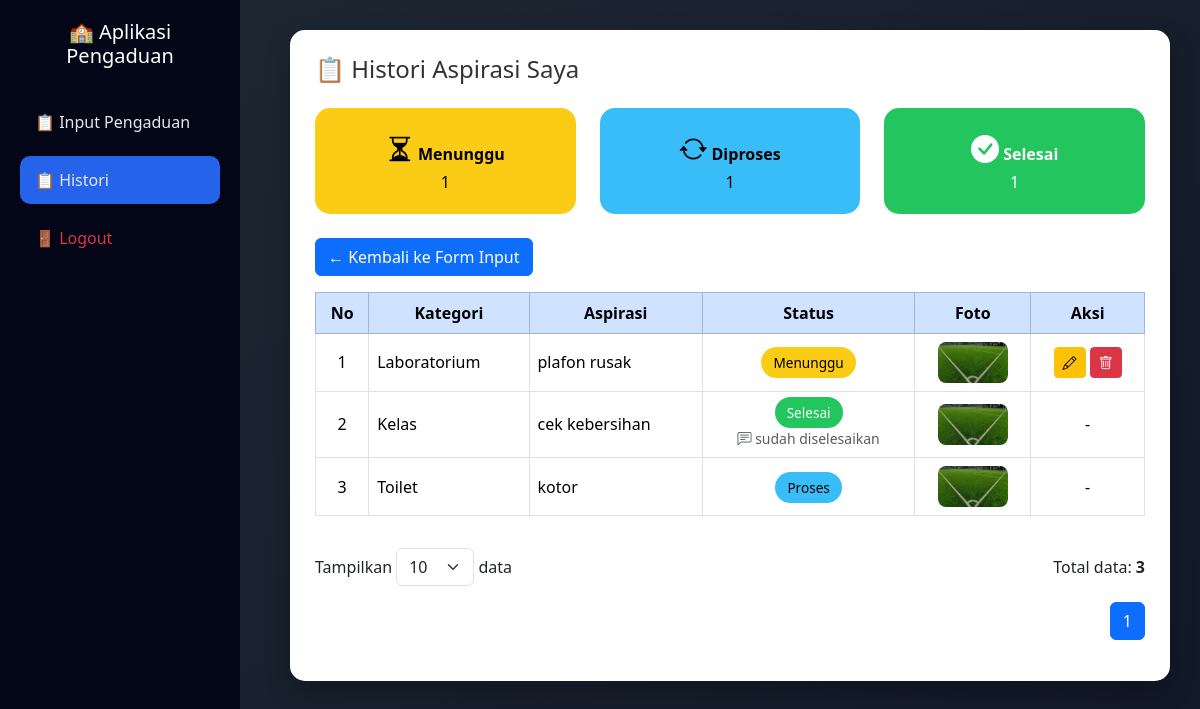
The app's page /histori.php (signed in), older data.
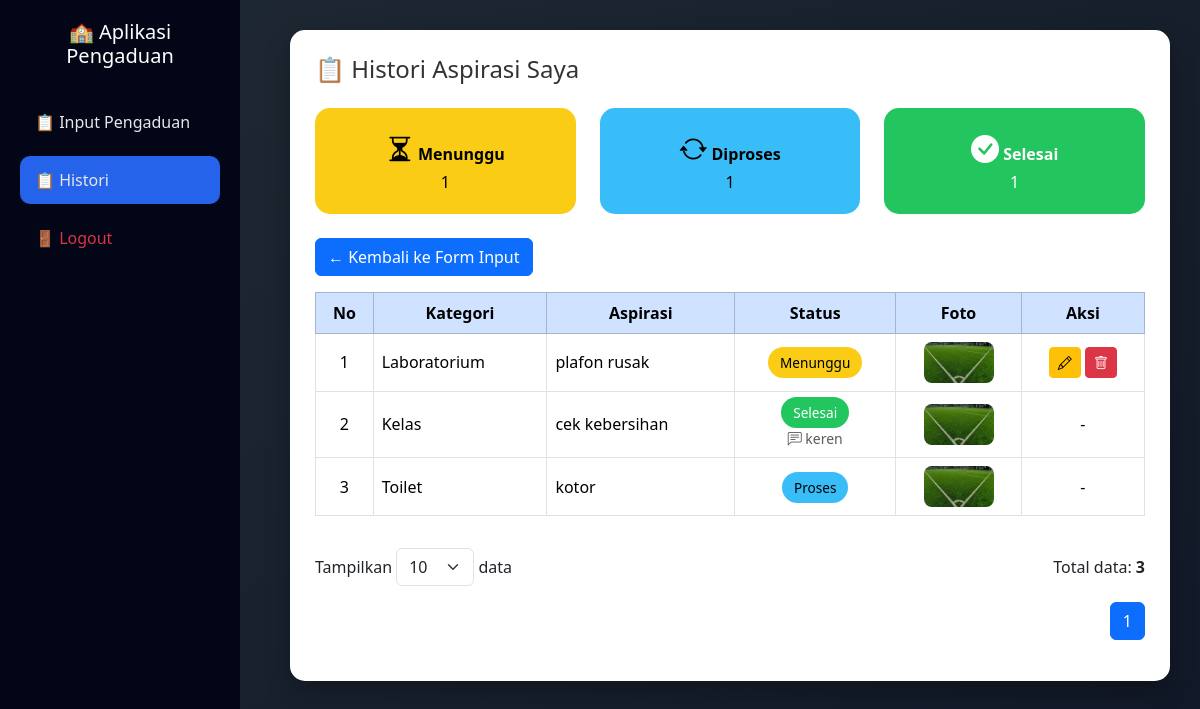
The same page, newer data.
### tables this page shows
CREATE TABLE `input_aspirasi` (
  `id_pelaporan` int NOT NULL,
  `nis` int DEFAULT NULL,
  `tgl_pengaduan` date DEFAULT NULL,
  `id_kategori` int DEFAULT NULL,
  `lokasi` varchar(50) DEFAULT NULL,
  `ket` varchar(100) DEFAULT NULL,
  `foto` varchar(100) DEFAULT NULL,
  `status` enum('Menunggu','Proses','Selesai') DEFAULT 'Menunggu',
  `feedback` text
);

CREATE TABLE `kategori` (
  `id_kategori` int NOT NULL,
  `ket_kategori` varchar(30) DEFAULT NULL
);

### histori.php (the view, shortened to what this page needs)
<?php
include 'config/koneksi.php';
$nis = $_SESSION['nis'];
$limit = isset($_GET['limit']) ? (int)$_GET['limit'] : 10;
$page  = isset($_GET['page']) ? (int)$_GET['page'] : 1;
$page  = ($page < 1) ? 1 : $page;
$offset = ($page - 1) * $limit;
$qTotal = mysqli_query($conn, "
    SELECT COUNT(*) AS total
    FROM input_aspirasi
    WHERE nis = '$nis'
");
$totalData = mysqli_fetch_assoc($qTotal)['total'];
$totalPage = ceil($totalData / $limit);
$query = mysqli_query($conn, "
    SELECT p.*, k.ket_kategori
    FROM input_aspirasi p
    JOIN kategori k ON p.id_kategori = k.id_kategori
    WHERE p.nis = '$nis'
    ORDER BY p.id_pelaporan DESC
    LIMIT $limit OFFSET $offset
");
$qStatus = mysqli_query($conn, "
    SELECT status, COUNT(*) AS total
    FROM input_aspirasi
    WHERE nis = '$nis'
    GROUP BY status
");
$menunggu = $proses = $selesai = 0;
while ($s = mysqli_fetch_assoc($qStatus)) {
    if ($s['status'] == 'Menunggu') $menunggu = $s['total'];
    if ($s['status'] == 'Proses')   $proses   = $s['total'];
    if ($s['status'] == 'Selesai')  $selesai  = $s['total'];
}
?>
<!doctype html>
<html lang="id">
<head>
<link href="https://cdn.jsdelivr.net/npm/bootstrap@5.3.2/dist/css/bootstrap.min.css" rel="stylesheet">
<link href="https://cdn.jsdelivr.net/npm/bootstrap-icons/font/bootstrap-icons.css" rel="stylesheet">
</head>
<body>
<div class="sidebar">
    <h5>🏫 Aplikasi Pengaduan</h5>
    <a href="input_pengaduan.php">📋 Input Pengaduan</a>
    <a href="histori.php" class="active">📋 Histori</a>
    <a href="logout.php" class="text-danger">🚪 Logout</a>
</div>
<div class="content">
<div class="card-custom">
<h4 class="mb-4">📋 Histori Aspirasi Saya</h4>
<div class="row mb-4 text-center">
    <div class="col-md-4">
        <div class="status-box status-menunggu">
            <i class="bi bi-hourglass-split fs-3"></i>
            <strong>Menunggu</strong>
            <div><?= $menunggu ?></div>
        </div>
    </div>
    <div class="col-md-4">
        <div class="status-box status-proses">
            <i class="bi bi-arrow-repeat fs-3"></i>
            <strong>Diproses</strong>
            <div><?= $proses ?></div>
        </div>
    </div>
    <div class="col-md-4">
        <div class="status-box status-selesai">
            <i class="bi bi-check-circle-fill fs-3"></i>
            <strong>Selesai</strong>
            <div><?= $selesai ?></div>
        </div>
    </div>
</div>
<a href="input_pengaduan.php" class="btn btn-primary mb-3">
    ← Kembali ke Form Input
</a>
<div class="table-responsive">
<table class="table table-bordered table-hover align-middle">
<thead class="table-primary text-center">
<tr>
    <th>No</th>
    <th>Kategori</th>
    <th>Aspirasi</th>
    <th>Status</th>
    <th>Foto</th>
    <th>Aksi</th>
</tr>
</thead>
<tbody>
<?php
$no = $offset + 1;
if (mysqli_num_rows($query) > 0) {
while ($d = mysqli_fetch_assoc($query)) {
?>
<tr>
<td class="text-center"><?= $no++ ?></td>
<td><?= $d['ket_kategori'] ?></td>
<td><?= $d['ket'] ?></td>
<td class="text-center">
    <span class="badge-status status-<?= strtolower($d['status']) ?>">
        <?= $d['status'] ?>
    </span>
    <?php if (!empty($d['feedback'])) { ?>
        <div class="mt-1 small text-muted">
            <i class="bi bi-chat-left-text"></i>
            <?= htmlspecialchars($d['feedback']) ?>
        </div>
    <?php } ?>
</td>
<td class="text-center">
<?= ($d['foto']) ? "<img src='uploads/$d[foto]'>" : "-" ?>
</td>
<td class="text-center">
<?php if ($d['status']=="Menunggu") { ?>
<a href="siswa_edit_pengaduan.php?id=<?= $d['id_pelaporan'] ?>" class="btn btn-warning btn-sm">
<i class="bi bi-pencil"></i>
</a>
<a href="siswa_hapus_pengaduan.php?id=<?= $d['id_pelaporan'] ?>"
   onclick="return confirm('Yakin hapus data ini?')"
   class="btn btn-danger btn-sm">
<i class="bi bi-trash"></i>
</a>
<?php } else { echo "-"; } ?>
</td>
</tr>
<?php }} else { ?>
<tr><td colspan="6" class="text-center">Belum ada data</td></tr>
<?php } ?>
</tbody>
</table>
</div>
<div class="d-flex justify-content-between align-items-center mt-3">
<form method="GET">
    <label class="text-dark">
        Tampilkan
        <select name="limit" class="form-select d-inline w-auto" onchange="this.form.submit()">
            <?php foreach ([10,20,50,100] as $l) { ?>
                <option value="<?= $l ?>" <?= ($limit==$l)?'selected':'' ?>>
                    <?= $l ?>
                </option>
            <?php } ?>
        </select>
        data
    </label>
</form>
<div class="text-dark">
    Total data: <strong><?= $totalData ?></strong>
</div>
</div>
<nav class="mt-3">
<ul class="pagination justify-content-end">
<?php for ($i=1; $i<=$totalPage; $i++) { ?>
<li class="page-item <?= ($page==$i)?'active':'' ?>">
    <a class="page-link" href="?page=<?= $i ?>&limit=<?= $limit ?>"><?= $i ?></a>
</li>
<?php } ?>
</ul>
</nav>
</div>
</div>
</body>
</html>

Row changes from the older to the newer data that the page shows:
changed input_aspirasi "cek kebersihan": feedback "sudah diselesaikan" → "keren"
